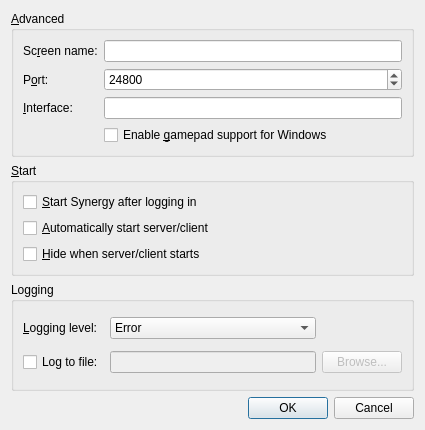
<?xml version="1.0" encoding="UTF-8"?>
<ui version="4.0">
 <class>SettingsDialogBase</class>
 <widget class="QDialog" name="SettingsDialogBase">
  <property name="geometry">
   <rect>
    <x>0</x>
    <y>0</y>
    <width>425</width>
    <height>430</height>
   </rect>
  </property>
  <property name="windowTitle">
   <string>Settings</string>
  </property>
  <layout class="QGridLayout">
   <item row="0" column="0" colspan="2">
    <widget class="QGroupBox" name="m_pGroupAdvanced">
     <property name="title">
      <string>&amp;Advanced</string>
     </property>
     <layout class="QGridLayout">
      <item row="0" column="0">
       <widget class="QLabel" name="m_pLabel_19">
        <property name="text">
         <string>Sc&amp;reen name:</string>
        </property>
        <property name="buddy">
         <cstring>m_pLineEditScreenName</cstring>
        </property>
       </widget>
      </item>
      <item row="0" column="1">
       <widget class="QLineEdit" name="m_pLineEditScreenName">
        <property name="enabled">
         <bool>true</bool>
        </property>
       </widget>
      </item>
      <item row="1" column="0">
       <widget class="QLabel" name="m_pLabel_20">
        <property name="text">
         <string>P&amp;ort:</string>
        </property>
        <property name="buddy">
         <cstring>m_pSpinBoxPort</cstring>
        </property>
       </widget>
      </item>
      <item row="1" column="1">
       <widget class="QSpinBox" name="m_pSpinBoxPort">
        <property name="enabled">
         <bool>true</bool>
        </property>
        <property name="maximum">
         <number>65535</number>
        </property>
        <property name="value">
         <number>24800</number>
        </property>
       </widget>
      </item>
      <item row="2" column="0">
       <widget class="QLabel" name="m_pLabel_21">
        <property name="text">
         <string>&amp;Interface:</string>
        </property>
        <property name="buddy">
         <cstring>m_pLineEditInterface</cstring>
        </property>
       </widget>
      </item>
      <item row="2" column="1">
       <widget class="QLineEdit" name="m_pLineEditInterface">
        <property name="enabled">
         <bool>true</bool>
        </property>
       </widget>
      </item>
      <item row="3" column="1">
       <widget class="QCheckBox" name="m_pCheckBoxGameDevice">
        <property name="text">
         <string>Enable &amp;gamepad support for Windows</string>
        </property>
       </widget>
      </item>
     </layout>
    </widget>
   </item>
   <item row="1" column="0" colspan="2">
    <widget class="QGroupBox" name="m_pGroupStart">
     <property name="title">
      <string>&amp;Start</string>
     </property>
     <layout class="QVBoxLayout">
      <item>
       <widget class="QCheckBox" name="m_pCheckBoxAutoStart">
        <property name="text">
         <string>&amp;Start Synergy after logging in</string>
        </property>
       </widget>
      </item>
      <item>
       <widget class="QCheckBox" name="m_pCheckBoxAutoConnect">
        <property name="text">
         <string>&amp;Automatically start server/client</string>
        </property>
       </widget>
      </item>
      <item>
       <widget class="QCheckBox" name="m_pCheckBoxAutoHide">
        <property name="text">
         <string>&amp;Hide when server/client starts</string>
        </property>
       </widget>
      </item>
     </layout>
    </widget>
   </item>
   <item row="3" column="0" colspan="2">
    <widget class="QDialogButtonBox" name="buttonBox">
     <property name="orientation">
      <enum>Qt::Horizontal</enum>
     </property>
     <property name="standardButtons">
      <set>QDialogButtonBox::Cancel|QDialogButtonBox::Ok</set>
     </property>
    </widget>
   </item>
   <item row="2" column="0" colspan="2">
    <widget class="QGroupBox" name="m_pGroupLog">
     <property name="title">
      <string>Logging</string>
     </property>
     <layout class="QGridLayout" name="gridLayout">
      <item row="0" column="0">
       <widget class="QLabel" name="m_pLabel_3">
        <property name="text">
         <string>&amp;Logging level:</string>
        </property>
        <property name="buddy">
         <cstring>m_pComboLogLevel</cstring>
        </property>
       </widget>
      </item>
      <item row="1" column="0">
       <widget class="QCheckBox" name="m_pCheckBoxLogToFile">
        <property name="text">
         <string>Log to file:</string>
        </property>
       </widget>
      </item>
      <item row="1" column="1">
       <widget class="QLineEdit" name="m_pLineEditLogFilename">
        <property name="enabled">
         <bool>false</bool>
        </property>
       </widget>
      </item>
      <item row="1" column="2">
       <widget class="QPushButton" name="m_pButtonBrowseLog">
        <property name="enabled">
         <bool>false</bool>
        </property>
        <property name="text">
         <string>Browse...</string>
        </property>
       </widget>
      </item>
      <item row="0" column="1">
       <widget class="QComboBox" name="m_pComboLogLevel">
        <item>
         <property name="text">
          <string>Error</string>
         </property>
        </item>
        <item>
         <property name="text">
          <string>Warning</string>
         </property>
        </item>
        <item>
         <property name="text">
          <string>Note</string>
         </property>
        </item>
        <item>
         <property name="text">
          <string>Info</string>
         </property>
        </item>
        <item>
         <property name="text">
          <string>Debug</string>
         </property>
        </item>
        <item>
         <property name="text">
          <string>Debug1</string>
         </property>
        </item>
        <item>
         <property name="text">
          <string>Debug2</string>
         </property>
        </item>
       </widget>
      </item>
     </layout>
    </widget>
   </item>
  </layout>
 </widget>
 <tabstops>
  <tabstop>m_pLineEditScreenName</tabstop>
  <tabstop>m_pSpinBoxPort</tabstop>
  <tabstop>m_pLineEditInterface</tabstop>
  <tabstop>m_pCheckBoxAutoConnect</tabstop>
  <tabstop>m_pComboLogLevel</tabstop>
  <tabstop>m_pCheckBoxLogToFile</tabstop>
  <tabstop>m_pLineEditLogFilename</tabstop>
  <tabstop>m_pButtonBrowseLog</tabstop>
  <tabstop>buttonBox</tabstop>
 </tabstops>
 <resources/>
 <connections>
  <connection>
   <sender>buttonBox</sender>
   <signal>accepted()</signal>
   <receiver>SettingsDialogBase</receiver>
   <slot>accept()</slot>
   <hints>
    <hint type="sourcelabel">
     <x>266</x>
     <y>340</y>
    </hint>
    <hint type="destinationlabel">
     <x>157</x>
     <y>274</y>
    </hint>
   </hints>
  </connection>
  <connection>
   <sender>buttonBox</sender>
   <signal>rejected()</signal>
   <receiver>SettingsDialogBase</receiver>
   <slot>reject()</slot>
   <hints>
    <hint type="sourcelabel">
     <x>334</x>
     <y>340</y>
    </hint>
    <hint type="destinationlabel">
     <x>286</x>
     <y>274</y>
    </hint>
   </hints>
  </connection>
 </connections>
</ui>
